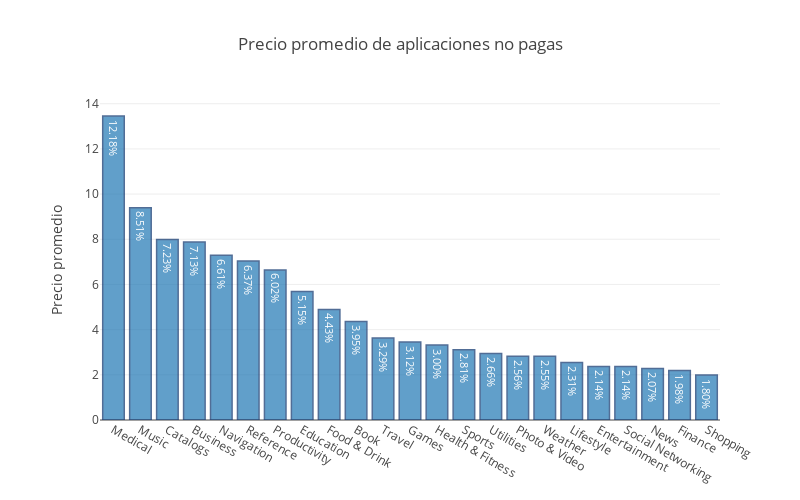

Here is the notebook cell this chart was saved with:
### Code cell
cnt_srs = df_app_notfree[['prime_genre', 'price']].groupby('prime_genre').mean()['price'].sort_values(ascending=False)
text = ['{:.2f}%'.format(100 * (value / cnt_srs.sum())) for value in cnt_srs.values]

trace = go.Bar(
    x = cnt_srs.index,
    y = cnt_srs.values,
    text = text,
    marker = dict(
        line = dict(color='rgb(8, 48, 107)',
                    width = 1.5)
    ),
    opacity = 0.7
)
data = [trace]

layout = go.Layout(
    title = 'Precio promedio de aplicaciones no pagas',
    margin = dict(
        l = 100
    ),
    yaxis = dict(
        title = 'Precio promedio'
    ),
    width = 800,
    height = 500
)

fig = go.Figure(data=data, layout=layout)
py.iplot(fig)

### Figure 1 — Plotly figure (JSON) as saved in the notebook; plotly's stock layout.template omitted (floating-point values rounded to 4 significant figures)
{"data": [{"marker": {"line": {"color": "rgb(8, 48, 107)", "width": 1.5}}, "opacity": 0.7, "text": ["12.18%", "8.51%", "7.23%", "7.13%", "6.61%", "6.37%", "6.02%", "5.15%", "4.43%", "3.95%", "3.29%", "3.12%", "3.00%", "2.81%", "2.66%", "2.56%", "2.55%", "2.31%", "2.14%", "2.14%", "2.07%", "1.98%", "1.80%"], "type": "bar", "x": ["Medical", "Music", "Catalogs", "Business", "Navigation", "Reference", "Productivity", "Education", "Food & Drink", "Book", "Travel", "Games", "Health & Fitness", "Sports", "Utilities", "Photo & Video", "Weather", "Lifestyle", "Entertainment", "Social Networking", "News", "Finance", "Shopping"], "y": [13.46, 9.398, 7.99, 7.882, 7.298, 7.035, 6.645, 5.685, 4.89, 4.36, 3.63, 3.448, 3.317, 3.104, 2.94, 2.825, 2.819, 2.55, 2.368, 2.365, 2.284, 2.19, 1.99]}], "layout": {"height": 500, "margin": {"l": 100}, "title": "Precio promedio de aplicaciones no pagas", "width": 800, "yaxis": {"title": "Precio promedio"}}}
